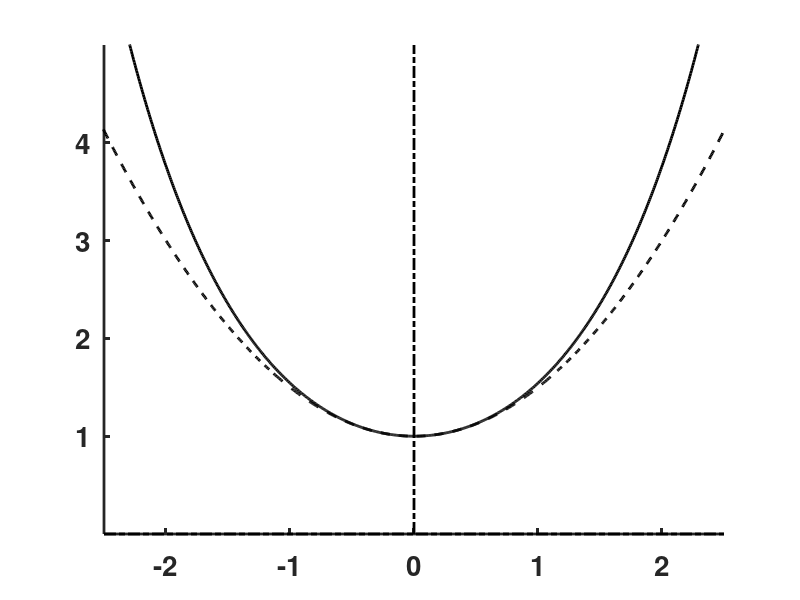

Write the MATLAB code that produced this figure. (Note: this script raises an error after producing the figure.)
clear;  figure('Position',[100 100 400 400],'Color',[1 1 1]); clf;  hold on; 

xy=[-2.5 2.5 0 5];
xx=linspace(-3,3,1000);  ym1=(exp(xx)+exp(-xx))/2;  
h(1)=plot(xx,ym1,'k','LineWidth',2)
xx=linspace(-3,3,1000);  ym1=xx.^2/2+1;  
h(2)=plot(xx,ym1,'k--','LineWidth',2)
set(gca,'LineWidth',2); 
axis(xy); axis manual;
plot([xy(1) xy(2)],[0 0],'k-.','LineWidth',2);
plot([0 0],[xy(3) xy(4)],'k-.','LineWidth',2);
set(gca,'XTick',[-2 -1 0 1 2 ],'YTick',[1 2 3 4],'FontSize',20,'FontWeight','bold');

%assign labels for handles
legend(h,'sinh x','x+1/2! x^{2}',4);
%export to eps (change path and file name accordingly)
print('-depsc2',sprintf('C:\\Documents and Settings\\ajay\\Desktop\\BootCampFig_1203\\BC_2003\\matlab\\fig14b'));
